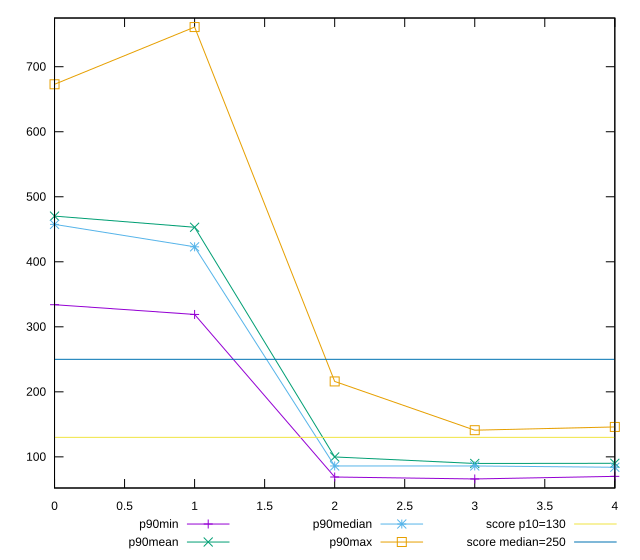

Reproduce this figure in gnuplot.
reset

$p90Min <<EOF
0 334
1 319
2 69
3 66
4 70
EOF

$p90Mean <<EOF
0 470.2340425531915
1 453.09574468085106
2 99.8563829787234
3 89.82978723404256
4 90.08510638297872
EOF

$p90Median <<EOF
0 457.5
1 422.99999999999955
2 86
3 86
4 84
EOF

$p90Max <<EOF
0 672.9999999999982
1 760.9999999999982
2 216.00000000000023
3 141
4 146
EOF

set key outside below
set xrange [0:4]
set yrange [52.10000000000004:774.8999999999982]
set trange [52.10000000000004:774.8999999999982]
set terminal svg size 640, 560 enhanced background rgb 'white'
set output "report_00017_2021-02-10T15-08-03.406Z/max-potential-fid/progression/value.svg"

plot $p90Min title "p90min" with linespoints, \
     $p90Mean title "p90mean" with linespoints, \
     $p90Median title "p90median" with linespoints, \
     $p90Max title "p90max" with linespoints, \
     130 title "score p10=130", \
     250 title "score median=250"

reset
